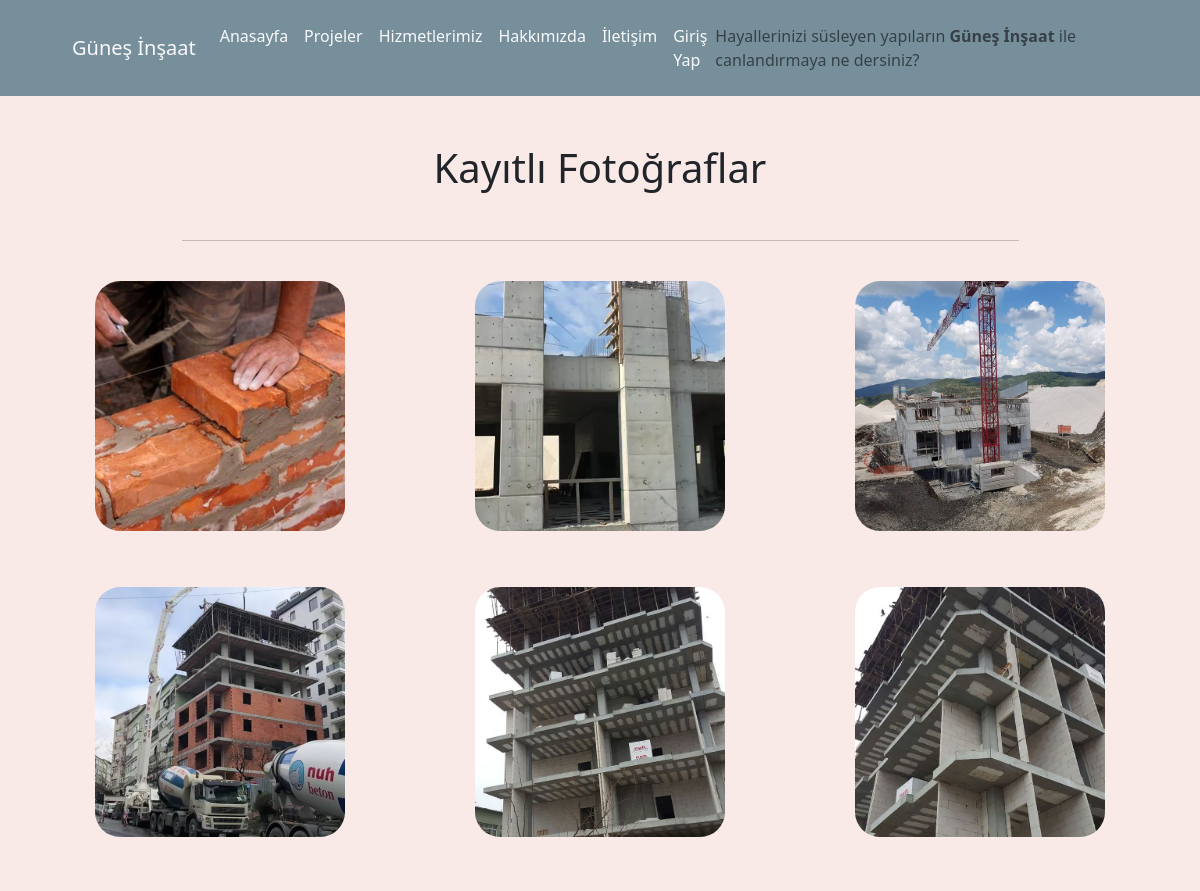
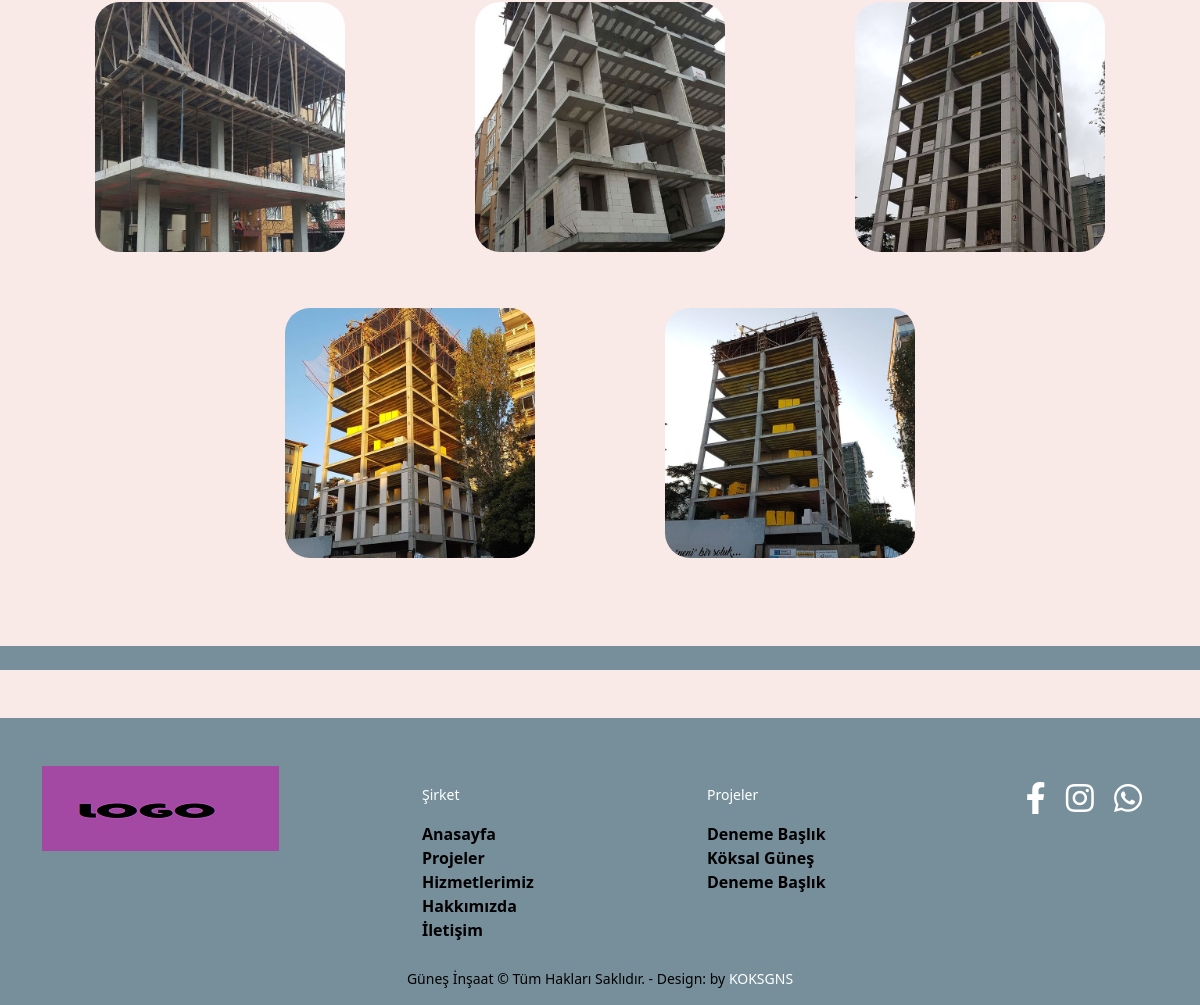
The page /screen/fotograflar.php on the database its author committed (2 pictures, top to bottom).
### tables this page shows
CREATE TABLE IF NOT EXISTS `fotograflar` (
  `id` int NOT NULL AUTO_INCREMENT,
  `fotoAciklama` varchar(100) NOT NULL,
  `IMG` varchar(101) NOT NULL,
  PRIMARY KEY (`id`)
);

CREATE TABLE IF NOT EXISTS `projeler` (
  `id` int NOT NULL AUTO_INCREMENT,
  `baslik` varchar(150) NOT NULL,
  `baslamaTarih` varchar(25) NOT NULL,
  `bitisTarih` varchar(25) NOT NULL,
  `il` varchar(50) NOT NULL,
  `ilçe` varchar(50) NOT NULL,
  `durum` int NOT NULL,
  `aciklama` varchar(1000) NOT NULL,
  `projeimg1` varchar(50) NOT NULL,
  `projeFotolari` varchar(600) NOT NULL,
  PRIMARY KEY (`id`)
);

### screen/fotograflar.php (the view, shortened to what this page needs)
<?php
  require("../PHP/gereksinimler.php");
  $SORGU		=	$VeritabaniBaglantisi->prepare("SELECT * FROM  fotograflar");
  $SORGU->execute();
  $SORGULAR	=	$SORGU->fetchAll(PDO::FETCH_ASSOC);
  $SORGULAR = array_reverse($SORGULAR);
  $sayac =1;
?>
<!DOCTYPE html>
<html lang="TR-tr">
<head>
    <link href="https://cdn.jsdelivr.net/npm/bootstrap@5.0.0-beta2/dist/css/bootstrap.min.css" rel="stylesheet">
    <link rel="stylesheet" type="text/css" href="../css/main.css"/>
    <link rel="stylesheet" href="https://cdnjs.cloudflare.com/ajax/libs/font-awesome/5.15.2/css/all.min.css" />
</head>
<body>
    <nav class="navbar navbar-expand-lg navbar-light p-3" style="background-color: #778f9b;">
        <div class="container-fluid">
          <a class="navbar-brand text-light" href="index.php">Güneş İnşaat</a>
          <div class="collapse navbar-collapse" id="navbarText">
            <ul class="navbar-nav me-auto mb-2 mb-lg-0">
              <li class="nav-item">
                <a class="nav-link text-light" aria-current="page" href="index.php">Anasayfa</a>
              </li>
              <li class="nav-item">
                <a class="nav-link text-light" href="proje/">Projeler</a>
              </li>
              <li class="nav-item">
                <a class="nav-link text-light" href="hizmetlerimiz.php">Hizmetlerimiz</a>
              </li>
              <li class="nav-item">
                <a class="nav-link text-light" href="hakkinda.php">Hakkımızda</a>
              </li>
              <li class="nav-item">
                <a class="nav-link text-light" href="iletisim.php">İletişim</a>
              </li>
              <li class="nav-item">
                <a class="nav-link text-light" href="admin/">Giriş Yap</a>
              </li>
            </ul>
            <span class="navbar-text">
                Hayallerinizi süsleyen yapıların <b>Güneş İnşaat</b> ile canlandırmaya ne dersiniz?
            </span>
          </div>
        </div>
      </nav>
  <div class="container my-5">
    <h1 class="text-center">Kayıtlı Fotoğraflar</h1>
    <hr class="w-75 mt-5 mb-4 m-auto justify-content-center">
      <div class="row text-center justify-content-center">
        <?php
            foreach($SORGULAR as $Sorgu){
          ?>
        <div class="col-12 col-sm-6 col-md-4 projedetayfotolar my-3">
          <img src="../images/photo/<?=$Sorgu["IMG"] ?>" class= "projeimgDetay" alt="<?=$Sorgu["fotoAciklama"]; ?>"> <br> <br>
        </div><?php $sayac++; } ?>
      </div>
    </div>
    <div class="container-fluid my-5"  style=" background-color: #778f9b">&nbsp;</div>
    <?php
    require("footer.php");
    ?>
</body>
</html>

### screen/footer.php (shortened to what this page needs)
<?php
  require_once("../PHP/gereksinimler.php");
  $SORGUFooter		=	$VeritabaniBaglantisi->prepare("SELECT * FROM  projeler");
  $SORGUFooter->execute();
  $SORGULARFooter	=	$SORGUFooter->fetchAll(PDO::FETCH_ASSOC);
  $SORGULARFooter = array_reverse($SORGULARFooter);
?>
<footer class=" pt-5 " style=" background-color: #778f9b">
    <div class="container text-white">
        <div class="row">
            <div class="col-md-4">
               <a href="index.php" class="navbar-brand footer-brand"><img src="../images/logo/logo.png"></a>
            </div>
            <div class="col-md-3 mt-3">
                <ul class="list-unstyled">
                    <li class="mb-3 "><small>Şirket</small></li>
                    <li><a href="index.php" class=" footer-text altcizgikaldir"> Anasayfa</li></a>
                    <li><a href="proje/" class=" footer-text altcizgikaldir"> Projeler</li></a>
                    <li><a href="hizmetlerimiz.php" class="footer-text altcizgikaldir"> Hizmetlerimiz</li></a>
                    <li><a href="hakkinda.php" class=" footer-text altcizgikaldir"> Hakkımızda</li></a>
                    <li><a href="iletisim.php" class="footer-text altcizgikaldir"> İletişim</li></a>
                </ul>
            </div>
            <div class="col-md-3 mt-3">
                <ul class="list-unstyled">
                    <li class="mb-3 "><small>Projeler</small></li>
                    <?php
                        foreach($SORGULARFooter as $Sorgu){
                    ?>
                        <li><a href="proje/projedetay/index.php?PID=<?=$Sorgu["id"]?>" class="footer-text altcizgikaldir"> <?php echo substr($Sorgu["baslik"],0,20); if(strlen($Sorgu["baslik"])>20){echo"...";} ?></li></a>
                    <?php
                        }
                    ?>
                </ul>
            </div>
            <div class="col-md-2 mt-3 text-end social-logo">
                <a target="_blank" href="https://www.facebook.com/GÜNEŞ-Insaat-650970248400529/" class="text-white footer-text"><i class="fab fa-facebook-f fa-2x me-3"></i></a>
                <a target="_blank" href="https://www.instagram.com/muratgunes522/" class="text-white footer-text"> <i class="fab fa-instagram fa-2x me-3"></i></a>
                <a target="_blank" href="https://wa.me/905419346709?text=Merhaba%20Güneş%20İnşaat" class="text-white footer-text"> <i class="fab fa-whatsapp fa-2x me-3"></i></a>
            </div>
            <div class="clearfix text-muted text-center">
                <p style="font-size: 14px; color: black; margin-top: 10px;" class="mb-3 ">Güneş İnşaat © Tüm Hakları Saklıdır. - Design: by <a href="https://www.instagram.com/koksgns/" class="altcizgikaldir text-white">KOKSGNS</a></p>
            </div>
        </div>
    </div>
</footer>

### css/main.css (style rules this page uses)
body { background-color: #f9eae8; }
.navbar { padding-left: 5% !important; }
.altcizgikaldir { text-decoration: none; }
.projedetayfotolar img { width: 250px; }
.projeimgDetay { display: inline-block; border: 0; position: relative; -webkit-transition: all 200ms ease-in; -webkit-transform: scale(1); -ms-transition: all 200ms ease-in; -ms-transform: scale(1); -moz-transition: all 200ms ease-in; -moz-transform: scale(1); transition: all 200ms ease-in; transform: scale(1); border-radius: 25px; }
footer li a { font-weight: bold; color: black !important; }

### rows shown on the page
fotograflar: IMG (picture)
fotograflar: IMG (picture)
fotograflar: IMG (picture)
fotograflar: IMG (picture)
fotograflar: IMG (picture)
fotograflar: IMG (picture)
fotograflar: IMG (picture)
fotograflar: IMG (picture)
fotograflar: IMG (picture)
fotograflar: IMG (picture)
fotograflar: IMG (picture)
projeler: baslik "Deneme Başlık"
projeler: baslik "Köksal Güneş"
projeler: baslik "Deneme Başlık"
